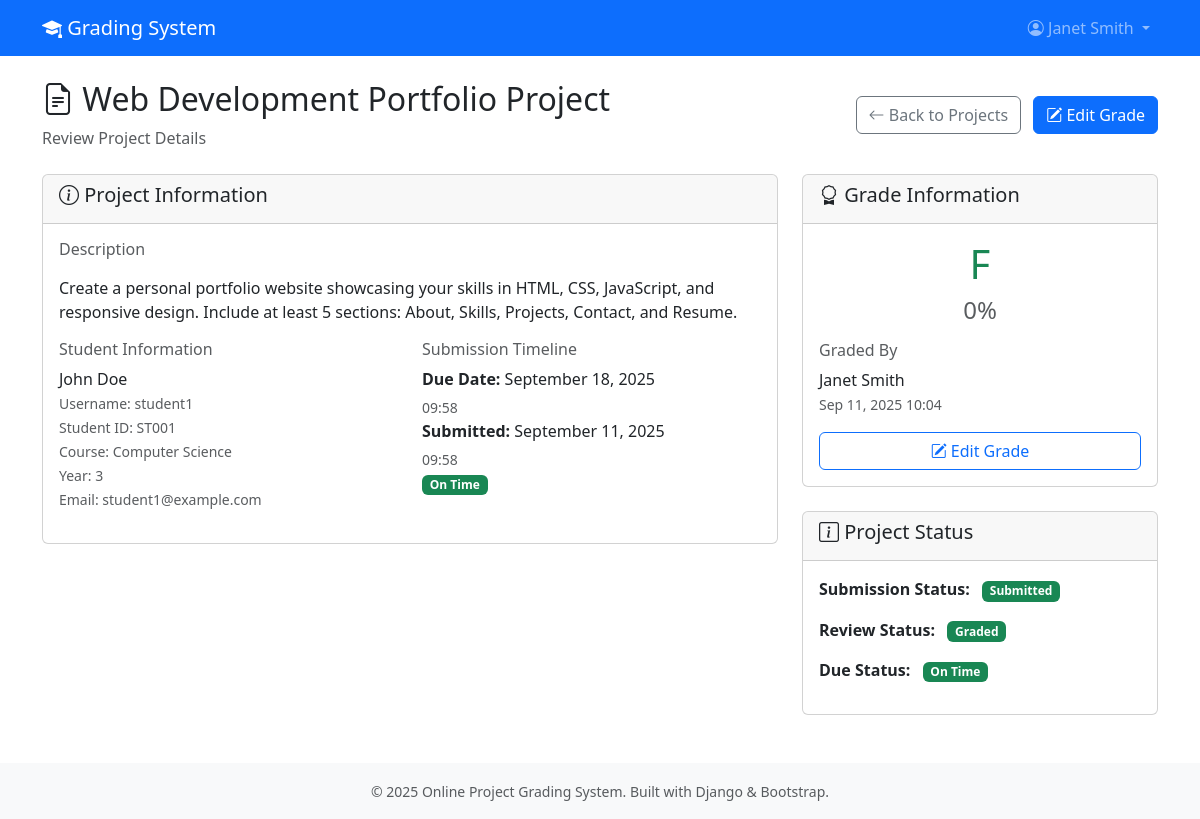
/projects/teacher/project/2/ (signed in), run on the app's committed database.
### accounts/models.py (models this page shows, shortened)
class User(AbstractUser):
    USER_TYPES = (
        ('student', 'Student'),
        ('teacher', 'Teacher'),
    )
    user_type = models.CharField(max_length=10, choices=USER_TYPES, default='student')
    phone_number = models.CharField(max_length=15, blank=True)

class StudentProfile(models.Model):
    user = models.OneToOneField(User, on_delete=models.CASCADE, related_name='student_profile')
    student_id = models.CharField(max_length=20, unique=True)
    course = models.CharField(max_length=100)
    year_of_study = models.IntegerField(default=1)

### projects/models.py (models this page shows, shortened)
class Project(models.Model):
    title = models.CharField(max_length=200)
    description = models.TextField()
    student = models.ForeignKey(User, on_delete=models.CASCADE, related_name='projects')
    teacher = models.ForeignKey(User, on_delete=models.CASCADE, related_name='assigned_projects')
    file_upload = models.FileField(upload_to='projects/', null=True, blank=True)
    submitted_at = models.DateTimeField(auto_now_add=True)
    due_date = models.DateTimeField()
    is_submitted = models.BooleanField(default=False)

class Grade(models.Model):
    GRADE_CHOICES = [
        ('A+', 'A+ (90-100)'),
        ('A', 'A (80-89)'),
        ('B+', 'B+ (70-79)'),
        ('B', 'B (60-69)'),
        ('C+', 'C+ (50-59)'),
        ('C', 'C (40-49)'),
        ('D', 'D (30-39)'),
        ('F', 'F (0-29)'),
    ]
    project = models.OneToOneField(Project, on_delete=models.CASCADE, related_name='grade')
    teacher = models.ForeignKey(User, on_delete=models.CASCADE, related_name='grades_given')
    score = models.IntegerField(
        validators=[MinValueValidator(0), MaxValueValidator(100)],
        help_text="Score out of 100"
    )
    letter_grade = models.CharField(max_length=2, choices=GRADE_CHOICES, blank=True)
    feedback = models.TextField(blank=True)
    graded_at = models.DateTimeField(auto_now_add=True)

### projects/views.py (the view)
# urls.py: path('teacher/project/<int:project_id>/', views.teacher_project_detail, name='teacher_project_detail'),
@login_required
@teacher_required
def teacher_project_detail(request, project_id):
    project = get_object_or_404(Project, id=project_id, teacher=request.user)
    context = {
        'project': project,
    }
    return render(request, 'projects/teacher_project_detail.html', context)

### templates/projects/teacher_project_detail.html (shortened to what this page needs)
{% extends 'base.html' %}
{% load humanize %}
{% load project_extras %}
{% block content %}
<div class="d-flex justify-content-between align-items-center mb-4">
    <div>
        <h2><i class="bi bi-file-earmark-text"></i> {{ project.title }}</h2>
        <p class="text-muted mb-0">Review Project Details</p>
    </div>
    <div>
        <a href="{% url 'teacher_projects' %}" class="btn btn-outline-secondary me-2">
            <i class="bi bi-arrow-left"></i> Back to Projects
        </a>
        {% if project.is_submitted %}
        <a href="{% url 'grade_project' project.id %}" class="btn btn-primary">
            <i class="bi bi-pencil-square"></i>
            {% if project.grade %}Edit Grade{% else %}Grade Project{% endif %}
        </a>
        {% endif %}
    </div>
</div>
<div class="row">
    <div class="col-md-8">
        <div class="card mb-4">
            <div class="card-header">
                <h5><i class="bi bi-info-circle"></i> Project Information</h5>
            </div>
            <div class="card-body">
                <div class="mb-3">
                    <h6 class="text-muted">Description</h6>
                    <p>{{ project.description|linebreaks }}</p>
                </div>
                <div class="row">
                    <div class="col-md-6 mb-3">
                        <h6 class="text-muted">Student Information</h6>
                        <p class="mb-0">{{ project.student.first_name }} {{ project.student.last_name }}</p>
                        <small class="text-muted">Username: {{ project.student.username }}</small>
                        {% if project.student.student_profile %}
                            <br><small class="text-muted">Student ID: {{ project.student.student_profile.student_id }}</small>
                            <br><small class="text-muted">Course: {{ project.student.student_profile.course }}</small>
                            <br><small class="text-muted">Year: {{ project.student.student_profile.year_of_study }}</small>
                        {% endif %}
                        <br><small class="text-muted">Email: {{ project.student.email }}</small>
                    </div>
                    <div class="col-md-6 mb-3">
                        <h6 class="text-muted">Submission Timeline</h6>
                        <p class="mb-1"><strong>Due Date:</strong> {{ project.due_date|date:"F d, Y" }}</p>
                        <small class="text-muted">{{ project.due_date|time:"H:i" }}</small>
                        {% if project.submitted_at %}
                            <br><p class="mb-1"><strong>Submitted:</strong> {{ project.submitted_at|date:"F d, Y" }}</p>
                            <small class="text-muted">{{ project.submitted_at|time:"H:i" }}</small>
                            {% if project.due_date < project.submitted_at %}
                                <br><span class="badge bg-warning mt-1">Late Submission</span>
                                <br><small class="text-muted">
                                    Submitted after due date
                                </small>
                            {% else %}
                                <br><span class="badge bg-success mt-1">On Time</span>
                            {% endif %}
                        {% else %}
                            <br><span class="badge bg-secondary">Not Submitted</span>
                        {% endif %}
                    </div>
                </div>
            </div>
        </div>
    </div>
    <div class="col-md-4">
        <div class="card mb-4">
            <div class="card-header">
                <h5><i class="bi bi-award"></i> Grade Information</h5>
            </div>
            <div class="card-body">
                {% if project.grade %}
                    <div class="text-center mb-3">
                        <div class="display-6 text-success mb-2">{{ project.grade.letter_grade }}</div>
                        <p class="h4 text-muted">{{ project.grade.score }}%</p>
                    </div>
                    <div class="mb-3">
                        <h6 class="text-muted">Graded By</h6>
                        <p class="mb-0">{{ project.grade.teacher.first_name }} {{ project.grade.teacher.last_name }}</p>
                        <small class="text-muted">{{ project.grade.graded_at|date:"M d, Y H:i" }}</small>
                    </div>
                    <div class="d-grid">
                        <a href="{% url 'grade_project' project.id %}" class="btn btn-outline-primary">
                            <i class="bi bi-pencil-square"></i> Edit Grade
                        </a>
                    </div>
                {% endif %}
            </div>
        </div>
        <div class="card">
            <div class="card-header">
                <h5><i class="bi bi-info-square"></i> Project Status</h5>
            </div>
            <div class="card-body">
                <div class="mb-3">
                    <strong>Submission Status:</strong>
                    {% if project.is_submitted %}
                        <span class="badge bg-success ms-2">Submitted</span>
                    {% else %}
                        <span class="badge bg-warning ms-2">Pending</span>
                    {% endif %}
                </div>
                <div class="mb-3">
                    <strong>Review Status:</strong>
                    {% if project.grade %}
                        <span class="badge bg-success ms-2">Graded</span>
                    {% else %}
                        <span class="badge bg-warning ms-2">Pending Review</span>
                    {% endif %}
                </div>
                <div class="mb-3">
                    <strong>Due Status:</strong>
                    {% if project.submitted_at %}
                        {% if project.due_date < project.submitted_at %}
                            <span class="badge bg-danger ms-2">Late</span>
                        {% else %}
                            <span class="badge bg-success ms-2">On Time</span>
                        {% endif %}
                    {% elif project.due_date < now %}
                        <span class="badge bg-danger ms-2">Overdue</span>
                    {% else %}
                        <span class="badge bg-info ms-2">Upcoming</span>
                    {% endif %}
                </div>
            </div>
        </div>
    </div>
</div>
{% endblock %}

### templates/base.html (shortened to what this page needs)
<!DOCTYPE html>
<html lang="en">
<head>
    <link href="https://cdn.jsdelivr.net/npm/bootstrap@5.3.0/dist/css/bootstrap.min.css" rel="stylesheet">
    <link href="https://cdn.jsdelivr.net/npm/bootstrap-icons@1.7.2/font/bootstrap-icons.css" rel="stylesheet">
</head>
<body>
    <nav class="navbar navbar-expand-lg navbar-dark bg-primary">
        <div class="container">
            <a class="navbar-brand" href="{% url 'dashboard' %}">
                <i class="bi bi-mortarboard-fill"></i> Grading System
            </a>
            {% if user.is_authenticated %}
            <div class="collapse navbar-collapse" id="navbarNav">
                <ul class="navbar-nav ms-auto">
                    <li class="nav-item dropdown">
                        <a class="nav-link dropdown-toggle" href="#" id="navbarDropdown" role="button" data-bs-toggle="dropdown">
                            <i class="bi bi-person-circle"></i> {{ user.first_name }} {{ user.last_name }}
                        </a>
                    </li>
                </ul>
            </div>
            {% endif %}
        </div>
    </nav>
    <main class="container mt-4">
        {% block content %}{% endblock %}
    </main>
    <footer class="bg-light text-center text-muted py-3 mt-5">
        <div class="container">
            <small>&copy; 2025 Online Project Grading System. Built with Django & Bootstrap.</small>
        </div>
    </footer>
</body>
</html>

### data on the page
User: first_name "Janet", last_name "Smith"
Project: title "Web Development Portfolio Project", description "Create a personal portfolio website showcasing your skills in HTML, CSS, JavaScript, and responsive design. Include at least 5 sections: About, Skills, Projects, Contact, and Resume.", student.first_name "John", student.last_name "Doe", student.username "student1", student.student_profile.student_id "ST001", student.student_profile.course "Computer Science", student.student_profile.year_of_study "3", student.email "student1@example.com", due_date "September 18, 2025", due_date "09:58", submitted_at "September 11, 2025", submitted_at "09:58", grade.letter_grade "F", grade.score "0", grade.teacher.first_name "Janet", grade.teacher.last_name "Smith", grade.graded_at "Sep 11, 2025 10:04"
